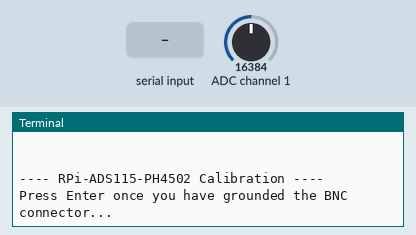
Simulated run of this program. Board: Raspberry Pi (BCM pin numbers). Parts: the last lines printed to the terminal. Inputs (shaded band) come from the test bench; at power-on: ADC channel 1 = 16384 (analog values on the 0–32767 scale).

Above: at 1.2 s.
1.3 s: "0" typed at the terminal, then Enter
At 2.3 s:
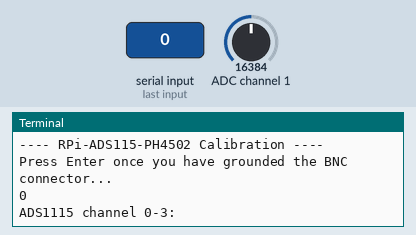
2.8 s: "1" typed at the terminal, then Enter
At 3.7 s:
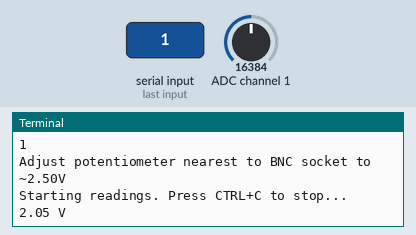

Measured:
- after the input at 1.3 s, the terminal: prints a new line at once (image 1)
- after the input at 2.8 s, the terminal: prints a new line at once (image 2)

The program:

lcd.py
```python
#!/usr/bin/python
''' Raspberry Pi, ADS1115, PH4502C Calibration '''
import board
import busio
import time
import sys
import adafruit_ads1x15.ads1115 as ADS
from adafruit_ads1x15.analog_in import AnalogIn

# Setup
i2c = busio.I2C(board.SCL, board.SDA)
ads = ADS.ADS1115(i2c)

def read_voltage(channel):
    while True:
        buf = list()

        for i in range(10): # Take 10 samples
            buf.append(channel.voltage)
        buf.sort() # Sort samples and discard highest and lowest
        buf = buf[2:-2]
        avg = (sum(map(float,buf))/6) # Get average value from remaining 6

        print(round(avg,2),'V')
        time.sleep(2)

if __name__ == '__main__':
    print('\n\n\n')
    print('---- RPi-ADS115-PH4502 Calibration ----')
    input('Press Enter once you have grounded the BNC connector...')
    channel = None
    while channel not in [0,1,2,3]:
        try:
            channel = int(input('ADS1115 channel 0-3: '))  # ADS.P0, ADS.P1, ADS.P2, ADS.P3
        except:
            print('Not a valid option. Try again.')
    if channel == 0:
        channel = AnalogIn(ads, ADS.P0)
    elif channel == 1:
        channel = AnalogIn(ads, ADS.P1)
    elif channel == 2:
        channel = AnalogIn(ads, ADS.P1)
    elif channel == 3:
        channel = AnalogIn(ads, ADS.P1)
    else:
        sys.exit('Error selecting an ADS1115 pin.')
    print('Adjust potentiometer nearest to BNC socket to ~2.50V')
    print('Starting readings. Press CTRL+C to stop...')
    try:
        read_voltage(channel)
    except KeyboardInterrupt:
        pass
```
